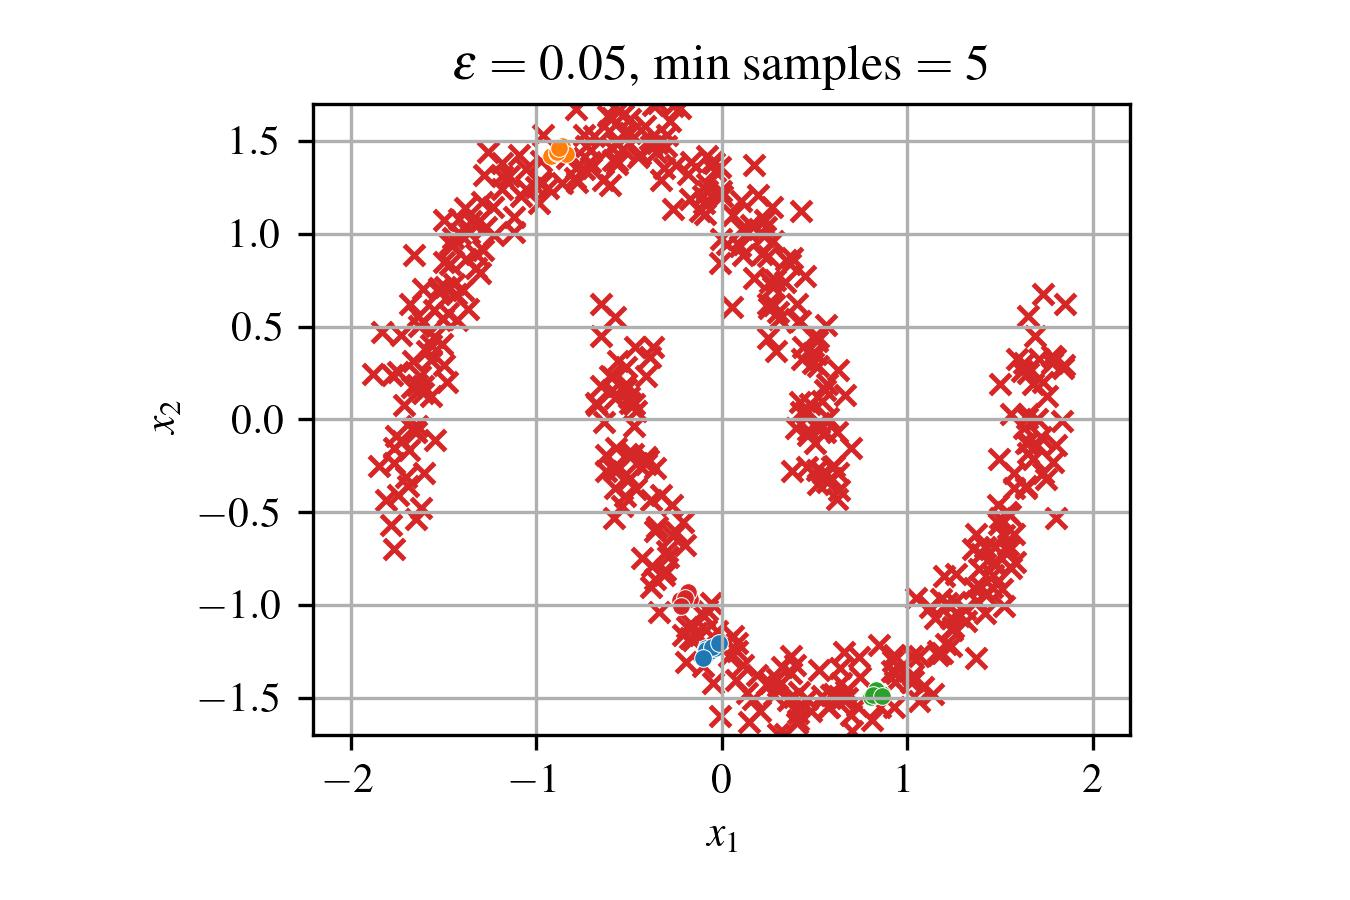

Python code for this plot:
#!/usr/bin/env python3
# -*- coding: utf-8 -*-

import IPython as IP
IP.get_ipython().run_line_magic('reset', '-sf')

#%% import modules and set default fonts and colors

"""
Default plot formatting code for Austin Downey's series of open-source notes/
books. This common header is used to set the fonts and format.
"""

import numpy as np
import scipy as sp
import matplotlib.pyplot as plt
import matplotlib as mpl
import sklearn as sk
from sklearn import datasets, cluster, preprocessing

# set default fonts and plot colors
plt.rcParams.update({'text.usetex': True})
plt.rcParams.update({'image.cmap': 'viridis'})
plt.rcParams.update({'font.serif':['Times New Roman', 'Times', 'DejaVu Serif',
 'Bitstream Vera Serif', 'Computer Modern Roman', 'New Century Schoolbook',
 'Century Schoolbook L',  'Utopia', 'ITC Bookman', 'Bookman', 
 'Nimbus Roman No9 L', 'Palatino', 'Charter', 'serif']})
plt.rcParams.update({'font.family':'serif'})
plt.rcParams.update({'font.size': 10})
plt.rcParams.update({'mathtext.rm': 'serif'})
plt.rcParams.update({'mathtext.fontset': 'custom'}) 
cc = plt.rcParams['axes.prop_cycle'].by_key()['color']
## End of plot formatting code

plt.close('all')

#%% Generate make_moons data

X, y = sk.datasets.make_moons(n_samples=500,
                              noise=0.07,
                              random_state=42)

X = sk.preprocessing.StandardScaler().fit_transform(X)

#%% DBSCAN with epsilon too small

eps = 0.05
min_samples = 5

dbscan = sk.cluster.DBSCAN(eps=eps,
                           min_samples=min_samples)

labels = dbscan.fit_predict(X)

#%% Plot figure

fig, ax = plt.subplots(figsize=(4.5, 3.0))

for k in np.unique(labels):

    if k == -1:

        ax.scatter(X[labels == k, 0],
                   X[labels == k, 1],
                   s=24,
                   color=cc[3],
                   marker='x',
                   linewidths=1.2)

    else:

        ax.scatter(X[labels == k, 0],
                   X[labels == k, 1],
                   s=18,
                   color=cc[int(k) % len(cc)],
                   edgecolors='white',
                   linewidths=0.25)

ax.set_title(r'$\epsilon = %.2f$, min samples $= %d$' %
             (eps, min_samples))
ax.set_xlabel(r'$x_1$')
ax.set_ylabel(r'$x_2$')
ax.set_xlim(-2.2, 2.2)
ax.set_ylim(-1.7, 1.7)
ax.set_aspect('equal', adjustable='box')
ax.grid(True)

#%% Save figure
plt.tight_layout()
plt.savefig('DBSCAN_eps_too_small.jpg',dpi=300)
